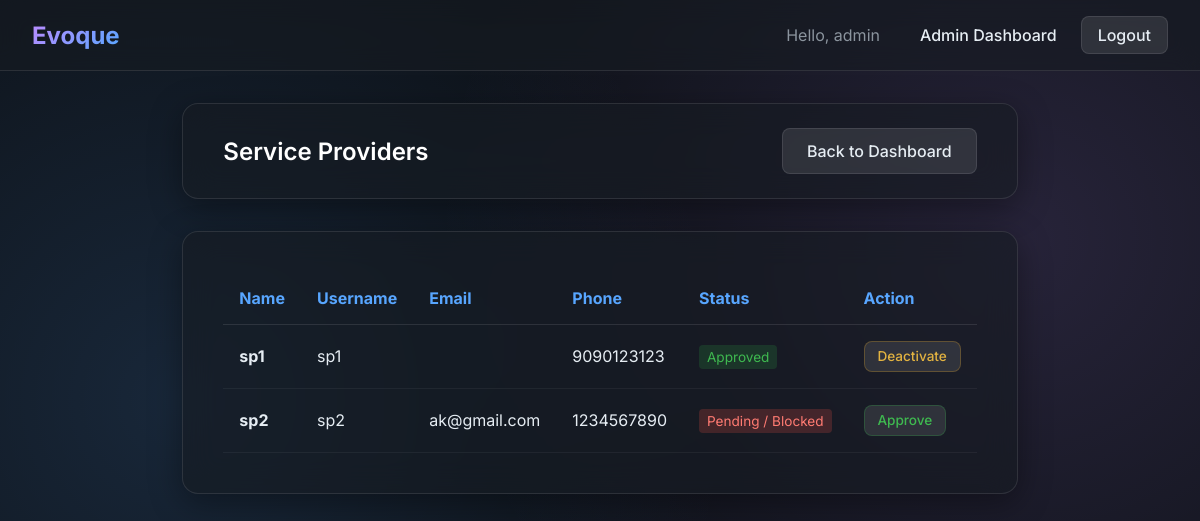
The app's page /admin-panel/providers/ (signed in) with its own data.
### core/models.py (models this page shows, shortened)
class ServiceProviderProfile(models.Model):
    user=models.OneToOneField(User, on_delete=models.CASCADE)
    phone=models.CharField(max_length=10)
    status=models.BooleanField(default=False)

### core/views.py (the view)
# urls.py: path('admin-panel/providers/', views.adminProvidersView, name='adminProviders'),
@login_required
def adminProvidersView(request):
    profile = UserProfile.objects.get(user=request.user)
    if profile.role != 'ADMIN':
        return redirect('login')
    providers = ServiceProviderProfile.objects.select_related('user').all()
    return render(
        request,
        'adminProviders.html',
        {'providers': providers}
    )

### core/templates/adminProviders.html (shortened to what this page needs)
{% extends 'base.html' %}
{% block content %}
<div class="glass-panel" style="margin-bottom: 2rem; padding: 1.5rem 2.5rem; display: flex; justify-content: space-between; align-items: center;">
    <h2 style="margin: 0;">Service Providers</h2>
    <a href="{% url 'adminDashboard' %}" class="btn btn-secondary">Back to Dashboard</a>
</div>
<div class="glass-panel" style="overflow-x: auto;">
    {% if providers %}
    <table style="width: 100%; border-collapse: collapse; text-align: left;">
        <thead>
            <tr style="border-bottom: 1px solid var(--glass-border);">
                <th style="padding: 1rem; color: var(--primary-accent);">Name</th>
                <th style="padding: 1rem; color: var(--primary-accent);">Username</th>
                <th style="padding: 1rem; color: var(--primary-accent);">Email</th>
                <th style="padding: 1rem; color: var(--primary-accent);">Phone</th>
                <th style="padding: 1rem; color: var(--primary-accent);">Status</th>
                <th style="padding: 1rem; color: var(--primary-accent);">Action</th>
            </tr>
        </thead>
        <tbody>
            {% for provider in providers %}
            <tr style="border-bottom: 1px solid rgba(255,255,255,0.05); transition: background 0.2s;">
                <td style="padding: 1rem;"><strong>{{ provider.user.get_full_name|default:provider.user.username }}</strong></td>
                <td style="padding: 1rem;">{{ provider.user.username }}</td>
                <td style="padding: 1rem;">{{ provider.user.email }}</td>
                <td style="padding: 1rem;">{{ provider.phone }}</td>
                <td style="padding: 1rem;">
                    <span style="padding: 0.25rem 0.5rem; border-radius: 4px; font-size: 0.85rem;
                        {% if provider.status %}background: rgba(46,160,67,0.2); color: #3fb950;
                        {% else %}background: rgba(248,81,73,0.2); color: #ff7b72;
                        {% endif %}">
                        {% if provider.status %}Approved{% else %}Pending / Blocked{% endif %}
                    </span>
                </td>
                <td style="padding: 1rem;">
                    {% if provider.status %}
                        <form method="post" action="{% url 'deactivateProvider' provider.id %}" style="margin: 0;">
                            <button type="submit" class="btn btn-secondary" style="padding: 0.4rem 0.8rem; font-size: 0.85rem; color: #e3b341; border-color: rgba(210,153,34,0.3);">Deactivate</button>
                        </form>
                    {% else %}
                        <form method="post" action="{% url 'approveProvider' provider.id %}" style="margin: 0;">
                            <button type="submit" class="btn btn-secondary" style="padding: 0.4rem 0.8rem; font-size: 0.85rem; color: #3fb950; border-color: rgba(46,160,67,0.3);">Approve</button>
                        </form>
                    {% endif %}
                </td>
            </tr>
            {% endfor %}
        </tbody>
    </table>
    {% else %}
    <div style="text-align: center; padding: 2rem;">
        <p>No service providers found.</p>
    </div>
    {% endif %}
</div>
{% endblock %}

### core/templates/base.html (shortened to what this page needs)
<!DOCTYPE html>
<html lang="en">
<head>
    {% load static %}
    <link rel="stylesheet" href="{% static 'css/styles.css' %}">
</head>
<body>
    <nav class="navbar">
        <a href="/" class="navbar-brand">Evoque</a>
        <div class="nav-links">
            {% if request.user.is_authenticated %}
                <span style="color: var(--text-muted); margin-right: 1rem;">Hello, {{ request.user.username }}</span>
                {% if request.user.is_superuser %}
                    <a href="{% url 'adminDashboard' %}">Admin Dashboard</a>
                {% elif request.user.userprofile.role == 'CUSTOMER' %}
                    <a href="{% url 'customerDashboard' %}">Dashboard</a>
                {% elif request.user.userprofile.role == 'PROVIDER' %}
                    <a href="{% url 'providerDashboard' %}">Dashboard</a>
                {% endif %}
                <a href="{% url 'logout' %}" class="btn btn-secondary" style="padding: 0.5rem 1rem;">Logout</a>
            {% else %}
                <a href="{% url 'login' %}">Login</a>
                <a href="{% url 'customerRegister' %}" class="btn btn-primary" style="padding: 0.5rem 1rem;">Sign Up</a>
            {% endif %}
        </div>
    </nav>
    <div class="container">
        {% block content %}{% endblock %}
    </div>
</body>
</html>

### static/css/styles.css (style rules this page uses)
:root { --bg-color: #0d1117; --text-color: #e6edf3; --text-muted: #8b949e; --primary-accent: #58a6ff; --secondary-accent: #bc8cff; --success: #2ea043; --danger: #f85149; --glass-bg: rgba(22, 27, 34, 0.6); --glass-border: rgba(255, 255, 255, 0.1); --glass-shadow: 0 8px 32px 0 rgba(0, 0, 0, 0.37); --font-family: 'Inter', sans-serif; }
* { box-sizing: border-box; margin: 0; padding: 0; }
body { font-family: var(--font-family); background-color: var(--bg-color); color: var(--text-color); min-height: 100vh; display: flex; flex-direction: column; background-image: radial-gradient(circle at 15% 50%, rgba(88, 166, 255, 0.15) 0%, transparent 50%), radial-gradient(circle at 85% 30%, rgba(188, 140, 255, 0.15) 0%, transparent 50%); background-attachment: fixed; }
.container { max-width: 1200px; margin: 0 auto; padding: 2rem; flex-grow: 1; display: flex; flex-direction: column; }
.glass-panel { background: var(--glass-bg); backdrop-filter: blur(16px); -webkit-backdrop-filter: blur(16px); border: 1px solid var(--glass-border); border-radius: 16px; box-shadow: var(--glass-shadow); padding: 2.5rem; transition: transform 0.3s ease, box-shadow 0.3s ease; }
h1, h2, h3, h4, h5, h6 { font-weight: 600; margin-bottom: 1rem; color: #ffffff; }
a { color: var(--primary-accent); text-decoration: none; transition: color 0.2s ease, text-shadow 0.2s ease; }
.btn { display: inline-block; font-weight: 500; text-align: center; white-space: nowrap; vertical-align: middle; cursor: pointer; border: 1px solid transparent; padding: 0.75rem 1.5rem; font-size: 1rem; border-radius: 8px; transition: all 0.2s ease-in-out; font-family: var(--font-family); text-decoration: none; }
.btn-secondary { color: var(--text-color); background: rgba(255, 255, 255, 0.1); border: 1px solid var(--glass-border); }
.navbar { display: flex; justify-content: space-between; align-items: center; padding: 1rem 2rem; background: var(--glass-bg); backdrop-filter: blur(12px); border-bottom: 1px solid var(--glass-border); position: sticky; top: 0; z-index: 1000; }
.navbar-brand { font-size: 1.5rem; font-weight: 700; background: linear-gradient(135deg, var(--secondary-accent), var(--primary-accent)); -webkit-background-clip: text; -webkit-text-fill-color: transparent; text-decoration: none; }
.nav-links { display: flex; gap: 1.5rem; align-items: center; }
.nav-links a { color: var(--text-color); font-weight: 500; }

### records on screen
ServiceProviderProfile: user.get_full_name "sp1", user.username "sp1", phone "9090123123", status "Approved"
ServiceProviderProfile: user.get_full_name "sp2", user.username "sp2", user.email "ak@gmail.com", phone "1234567890", status "Pending / Blocked"

### other values on screen
{{ request.user.username }} "admin"
